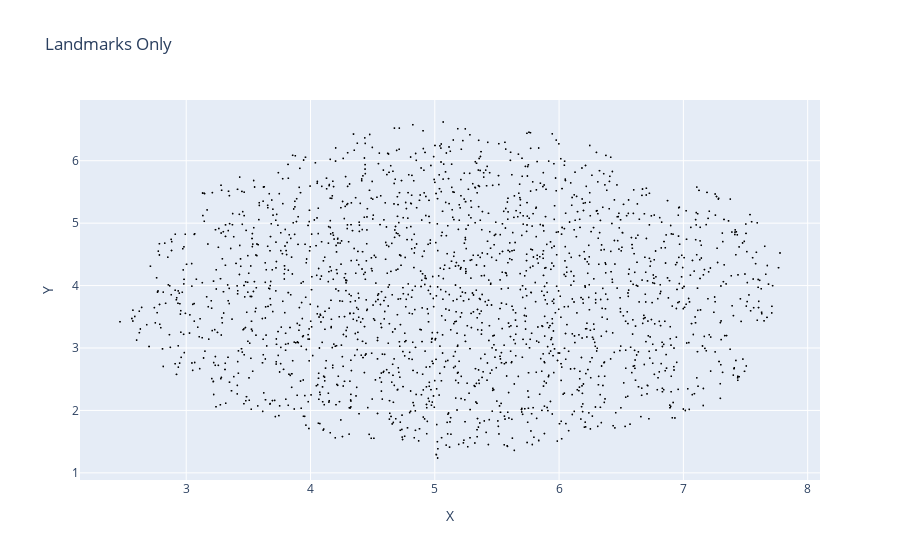

This figure's notebook cell:
### Code cell
# landmarkのみ
fig = px.scatter(x=landmark_coords[:,0], y=landmark_coords[:,1],
                 title='Landmarks Only',
                 labels={'x': 'X', 'y': 'Y'})
fig.update_traces(marker=dict(size=2, color='black'))
fig.show()

### Figure 1 — Plotly figure (JSON) as saved in the notebook; plotly's stock layout.template omitted (floating-point values rounded to 4 significant figures; data arrays with more than 128 entries replaced by an {"elided": "..."} marker saying what was removed)
{"data": [{"hovertemplate": "X=%{x}<br>Y=%{y}<extra></extra>", "legendgroup": "", "marker": {"color": "black", "size": 2, "symbol": "circle"}, "mode": "markers", "name": "", "showlegend": false, "type": "scattergl", "x": {"elided": "2000 float values"}, "xaxis": "x", "y": {"elided": "2000 float values"}, "yaxis": "y"}], "layout": {"legend": {"tracegroupgap": 0}, "title": {"text": "Landmarks Only"}, "xaxis": {"anchor": "y", "domain": [0, 1], "title": {"text": "X"}}, "yaxis": {"anchor": "x", "domain": [0, 1], "title": {"text": "Y"}}}}
